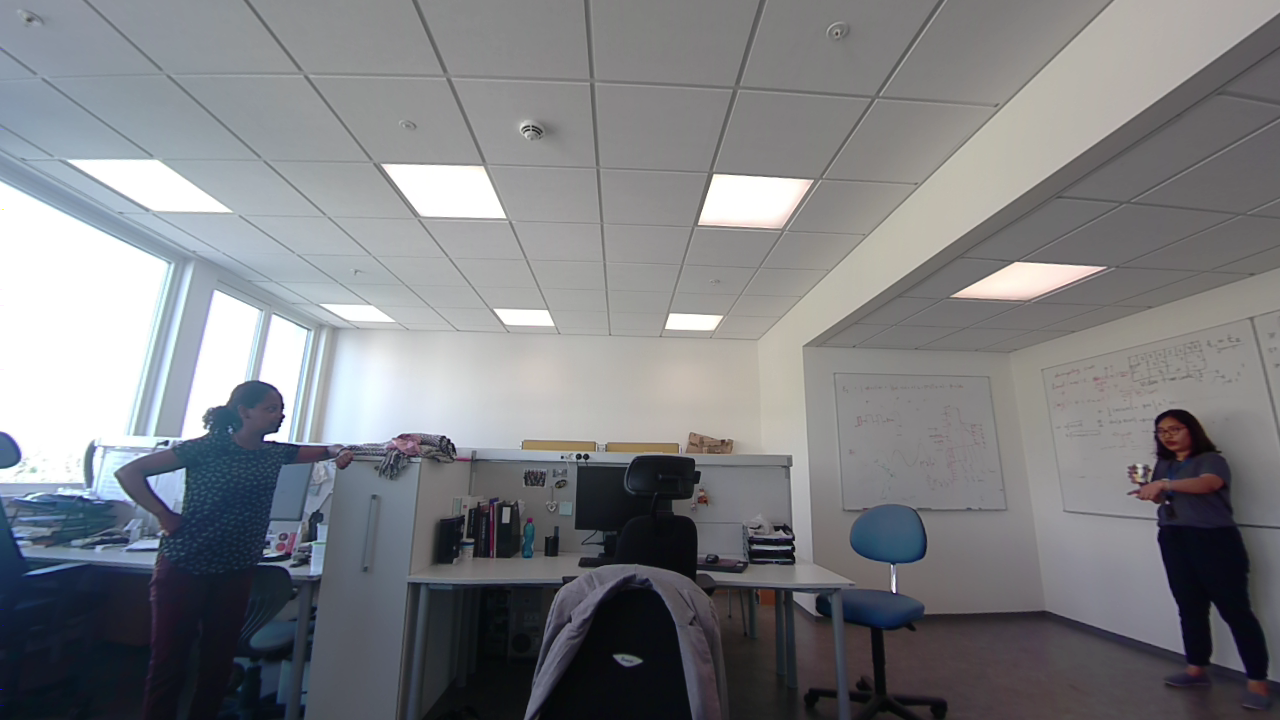
#> input picture inputs/images/2.png, 1280 x 720 px; its folder holds 5 pictures in this run
$ python Example.py   (older library calls are emulated)
#> lines starting #> are read from the running program, lines starting #| are printed output that depends on the picture; after the words box and inside, x2 and y2 are one past the last pixel; in counts of white or black regions, pixels touching at a corner belong together
### main_RBF.py
# -*- coding: utf-8 -*-
"""
Created on Fri Apr 26 12:49:55 2019
@author: mekides Assefa Abebe
@place:NTNU - ColourLab
"""
import cv2
import numpy as np
from matplotlib import pyplot as plt
#from scipy import *
#from scipy.interpolate import Rbf
#from numpy import linalg as LA
import numpy.matlib
import time
from os import listdir
from os.path import isfile, join
from RBF_Local_utils import *
from skimage.segmentation import felzenszwalb, slic, quickshift, watershed
from skimage.segmentation import mark_boundaries
from skimage.filters import threshold_otsu

def main_RBF(img,r,smap,strength,Es):
    """
    This is the main function which will compute the RBF interpolation of non-
    salient regions.
    Inputs:
        img: the input image
        r: the scaling factor. destination size = size of img * r
        smap: binary map of salient regions of ROI
        strength: the strength of the compression on the salient regions
                it is denoated as epislon in the corresponding paper
        Es: is the width/height of a single mesh element in number of pixels
    Output:
        img_out: retargeted image
    """
    start = time.time()

     #Generate mesh
    rows,cols,ch = img.shape
    ratioh = r[0]
    ratiow = r[1]
    rowsd = int(rows * ratioh)#target image width
    colsd = int(cols * ratiow)#target image height
    mesh_sizex = int(cols/Es)
    mesh_sizey = int(rows/Es)
    x = np.linspace(0,cols,mesh_sizex)
    y = np.linspace(0,rows,mesh_sizey)
    xv, yv = meshgrid(x, y, sparse=False, indexing='ij')
    #all nodes for the input image mesh
    pts = np.zeros((mesh_sizex * mesh_sizey,2))
    pts[:,0] = xv.reshape((mesh_sizex * mesh_sizey))
    pts[:,1] = yv.reshape((mesh_sizex * mesh_sizey))
#
#    ##assuming we have binary mask, combine close regions
    #for more structured RBF input and avoiding overlaping
#    #-------------------------------------------------------------------------
    smap_bw = smap
    smap_combined = merge_close_regions(smap_bw,rows,cols)
#    cv2.imshow('Binary mask1',smap_combined)
#    #-------------------------------------------------------------------------

#   Changing the connected components to bounding boxes
#   ---------------------------------------------------------------------------
    connectivity = 8
    # Perform the operation
    output = cv2.connectedComponentsWithStats(smap_combined,\
                                              connectivity,\
                                              cv2.CV_32S)
    stats = output[2]
    for rgns in range(1,stats.shape[0]):
        hl = max(stats[rgns,1] - mesh_sizey,0)
        hr = min(stats[rgns,1] + stats[rgns,3] + mesh_sizey,rows)
        wl = max(stats[rgns,0] - mesh_sizex,0)
        wr = min(stats[rgns,0] + + stats[rgns,2] + mesh_sizex,cols)
        smap_combined[hl:hr,wl:wr] = 255;
#   ---------------------------------------------------------------------------

    smap_bw_ctr = smap_combined.copy()
#    cv2.imshow('Binary mask2',smap_bw_ctr)
#   compute the total length and height of the connected components and their
#   centers
#   ---------------------------------------------------------------------------
    num_labels,labels,centroids,\
    x_length,y_length = compute_regions_stats(smap_bw_ctr)
#    --------------------------------------------------------------------------

#   ---------------------------------------------------------------------------
#   classfication of in and out-of-salient regions and pre-processing of
#   in-salient and boarder vertices
#   ---------------------------------------------------------------------------
    #choose vertices in the salient regions and scale them
    vs_insal = np.zeros((1,2),dtype=np.int32) #
    vs_outsal = np.zeros((1,2),dtype=np.int32) #
    vs_insal_dest = np.zeros((1,2),dtype=np.int32) #

    new_centroids = np.zeros(centroids.shape,dtype=int)
    pts_in_mark = np.zeros(pts.shape[0],dtype=int)
    new_r = np.zeros(centroids.shape,dtype=float)
    if num_labels > 0:
        for i in range(1,num_labels):
            mask = np.zeros(smap_bw.shape,np.uint8)
            mask[labels == i] = 255

#            cv2.imshow('mask' + str(i),mask)

            # computing centroid scaling constant based on the deformation
            # strength and available space in the destination image (colsd,rowsd)
            Rcols = (cols - x_length) * (1 - strength)
            Rrows = (rows - y_length) * (1 - strength)
            if (x_length + Rcols) < colsd:
                new_r[i,0] = 1
            else:
                new_r[i,0] = colsd /(x_length + Rcols)
            if (y_length + Rrows) < rowsd:
               new_r[i,1] = 1
            else:
                new_r[i,1] = rowsd/(y_length + Rrows)


            vs_insal_temp = np.zeros((1,2),dtype=np.int32)
            vs_insal_dest_temp = []

            pts_lr = np.minimum(np.fliplr(pts.astype("int")),\
                                       np.array([rows-1,cols-1]))
            pts_idx = mask[pts_lr[:,0],pts_lr[:,1]]
            vs_insal_temp = np.concatenate((vs_insal_temp,\
                                            pts[pts_idx > 0]),\
                                            axis=0)
            pts_in_mark[pts_idx > 0] = 1

            vs_insal = np.concatenate((vs_insal,vs_insal_temp[1:,:]), axis=0)
            new_centroids = centroids[i] * np.array([ratiow,ratioh])
            vs_insal_dest_temp = np.subtract(vs_insal_temp[1:,:],centroids[i])\
                                * new_r[i] + new_centroids
            #Adjust for boundary conditions
            vs_insal_dest_temp = correct_for_boundary(vs_insal_temp[1:,:],\
                                                      vs_insal_dest_temp,\
                                                      cols,rows,colsd,rowsd)

            vs_insal_dest = np.concatenate((vs_insal_dest,vs_insal_dest_temp),\
                                           axis=0)

        vs_insal = vs_insal[1:,:]
        vs_insal_dest = vs_insal_dest[1:,:]
        vs_outsal = pts[pts_in_mark < 1]

        #identify boundary vertices and remove them from out of salient list
        mask1 = vs_outsal[:,1] == 0
        bt = vs_outsal[mask1,:]
        vs_outsal = vs_outsal[np.logical_not(mask1),:]
        mask2 = vs_outsal[:,0] == 0
        bl = vs_outsal[mask2,:]
        vs_outsal = vs_outsal[np.logical_not(mask2),:]
        mask3 = vs_outsal[:,1] == rows
        bb = vs_outsal[mask3,:]
        vs_outsal = vs_outsal[np.logical_not(mask3),:]
        mask4 = vs_outsal[:,0] == cols
        br = vs_outsal[mask4,:]
        vs_outsal = vs_outsal[np.logical_not(mask4),:]

        #Retarget and combine boundary vertices
        bnd_vs = np.concatenate((bt,bl,bb,br), axis=0)
        bnd_vs_dest = bnd_vs * [[ratiow,ratioh]]
        pts_in = np.concatenate((bnd_vs,vs_insal), axis=0)
        pts_dest = np.concatenate((bnd_vs_dest,vs_insal_dest), axis=0)

    vs_outsal = np.array(vs_outsal,dtype=np.int32)
    pts_in = np.array(pts_in,dtype=np.int32)
    vs_insal = np.array(vs_insal,dtype=np.int32)
    pts_dest = np.array(pts_dest,dtype=np.int32)
    vs_insal_dest = np.array(vs_insal_dest,dtype=np.int32)

    end = time.time()
    print("preprocessing done in: %.4f time" % (end - start))
#   ---------------------------------------------------------------------------
#   compute the rbf interpolation of the out of salient region vertices
#   ---------------------------------------------------------------------------
    startrbf = time.time()
    gray_image = cv2.cvtColor(img, cv2.COLOR_BGR2GRAY)
    laplacian = np.uint8(np.absolute(cv2.Laplacian(gray_image,cv2.CV_64F))) / 256
    vs_outsal_dest = my_rbf_interpolation(pts_in,pts_dest,vs_outsal,laplacian,\
                                          [mesh_sizex,mesh_sizey])
    endrbf = time.time()
    print("RBF interpolation done in: %.4f time" % (endrbf - startrbf))

    vs_outsal_dest = np.array(vs_outsal_dest,dtype=np.int32)

##sorting the new pixel indexes and converting back to mesh for correction
#------------------------------------------------------------------------------
    pts_all_in = np.concatenate((pts_in,vs_outsal), axis=0)
    pts_all_dest = np.concatenate((pts_dest,vs_outsal_dest), axis=0)
    pts_in_final = np.zeros(pts.shape,dtype=np.int32)
    pts_dest_final = np.zeros(pts.shape,dtype=np.int32)
    for j in range(0,pts.shape[0]):
        idx1 = np.logical_and(np.absolute(pts_all_in[:,0] - pts[j,0]) < 1,\
                              np.absolute(pts_all_in[:,1] - pts[j,1]) < 1)
        pts_in_final[j,:] = np.average(pts_all_in[idx1,:], axis=0)
        pts_dest_final[j,:] = np.average(pts_all_dest[idx1,:], axis=0)

    pts_dest_meshx =  pts_dest_final[:,0].reshape((mesh_sizex , mesh_sizey))
    pts_dest_meshy =  pts_dest_final[:,1].reshape((mesh_sizex , mesh_sizey))

    pts_dest_meshx_median = np.zeros((mesh_sizex , 1),dtype=np.int32)
    pts_dest_meshy_median = np.zeros((1,mesh_sizey),dtype=np.int32)
    pts_dest_meshx_median[:,0] = np.median(pts_dest_meshx, axis=1)
    pts_dest_meshx_str = np.matlib.repmat(pts_dest_meshx_median,1,mesh_sizey)
    pts_dest_meshy_median[0,:] = np.median(pts_dest_meshy, axis=0)
    pts_dest_meshy_str = np.matlib.repmat(pts_dest_meshy_median,mesh_sizex,1)

    pts_dest_final[:,0] = pts_dest_meshx_str.reshape((mesh_sizex * mesh_sizey))
    pts_dest_final[:,1] = pts_dest_meshy_str.reshape((mesh_sizex * mesh_sizey))

    start = time.time()
#------------------------------------------------------------------------------
#delenouy triangulation and image warping
#------------------------------------------------------------------------------
    img_dest = np.zeros((int(rows * ratioh),int(cols * ratiow),3),np.uint8)
    img_dest[:] = 255
    pts_dest_final[pts_dest_final < 0] = 0
    pts_in_final[pts_in_final < 0] = 0

    # Define colors for drawing.
    delaunay_color = (255, 0, 255)
    # Define the space you want to partition using a rectangle
    rect = (0, 0, cols+1, rows+1)
    # Create an instance of Subdiv2D
    subdiv = cv2.Subdiv2D(rect);

     # Insert points into subdiv
    for p in pts_in_final:
        subdiv.insert((min(p[0,],cols),min(p[1,],rows)))

    # Draw delaunay triangles
    img_copy = img.copy()
    # Draw delaunay triangles
    draw_delaunay(img_copy, subdiv, (255, 255, 255) );
#    cv2.imshow(win_delaunay, img_copy)

    #get the triangles
    triangleList = subdiv.getTriangleList();
    size = img.shape
    r = (0, 0, size[1], size[0])
    img_out = np.zeros((rowsd,colsd,3), dtype = img.dtype)
    # Output image is set to white
#    trngls = 0;
    for t in triangleList :

        pt1_in = np.array([t[0], t[1]], dtype=np.int32)
        pt2_in = np.array([t[2], t[3]], dtype=np.int32)
        pt3_in = np.array([t[4], t[5]], dtype=np.int32)
        is_salient1 = vs_insal == pt1_in
        is_salient2 = vs_insal == pt2_in
        is_salient3 = vs_insal == pt3_in
        if np.any(np.logical_and(is_salient1[:,0],is_salient1[:,1]))\
           and np.any(np.logical_and(is_salient2[:,0],is_salient2[:,1]))\
           and np.any(np.logical_and(is_salient3[:,0],is_salient3[:,1])):
             delaunay_color = (255,0,255)
        else:
            delaunay_color = (255,0,0)
#        print('triangles:',pt1_in,pt2_in,pt3_in)
        if rect_contains(r, pt1_in) and rect_contains(r, pt2_in)\
           and rect_contains(r, pt3_in) :
            pts1s = pts_in_final == pt1_in
            pts1s = np.logical_and(pts1s[:,0],pts1s[:,1])
            pts1_out = pts_dest_final[pts1s,:]
            pts2s = pts_in_final == pt2_in
            pts2s = np.logical_and(pts2s[:,0],pts2s[:,1])
            pts2_out = pts_dest_final[pts2s,:]
            pts3s = pts_in_final == pt3_in
            pts3s = np.logical_and(pts3s[:,0],pts3s[:,1])
            pts3_out = pts_dest_final[pts3s,:]

            cv2.line(img_dest,(pts1_out[0][0],pts1_out[0][1]),\
                     (pts2_out[0][0],pts2_out[0][1]), delaunay_color,1)
            cv2.line(img_dest, (pts2_out[0][0],pts2_out[0][1]),\
                     (pts3_out[0][0],pts3_out[0][1]), delaunay_color,1)
            cv2.line(img_dest, (pts3_out[0][0],pts3_out[0][1]),\
                     (pts1_out[0][0],pts1_out[0][1]), delaunay_color,1)

            #----------------------------------------------------------------------
            #Triangular warping
            #----------------------------------------------------------------------
            # Define input and output triangles
            tri1 = np.float32([[pt1_in, pt2_in,pt3_in]])
            tri2 = np.float32([[pts1_out[0],pts2_out[0],pts3_out[0]]])
    #        print(tri2)
            # Find bounding box.
            r1 = cv2.boundingRect(tri1)
            r2 = cv2.boundingRect(tri2)
            # Offset points by left top corner of the
            # respective rectangles
            tri1Cropped = []
            tri2Cropped = []

            for i in range(0, 3):
              tri1Cropped.append(((tri1[0][i][0] - r1[0]),\
                                  (tri1[0][i][1] - r1[1])))
              tri2Cropped.append(((tri2[0][i][0] - r2[0]),\
                                  (tri2[0][i][1] - r2[1])))

            # Apply warpImage to small rectangular patches
            img1Cropped = img[r1[1]:min(r1[1] + r1[3],rows),\
                              r1[0]:min(r1[0] + r1[2],cols)]
            # Given a pair of triangles, find the affine transform.
            warpMat = cv2.getAffineTransform( np.float32(tri1Cropped),\
                                             np.float32(tri2Cropped) )
            # Apply the Affine Transform just found to the src image
            img2Cropped = cv2.warpAffine( img1Cropped, warpMat,\
                                         (min(r2[2],colsd), min(r2[3],rowsd)),\
                                         None, flags=cv2.INTER_LINEAR,\
                                         borderMode=cv2.BORDER_REFLECT_101 )
            # Get mask by filling triangle
            mask = np.zeros((min(r2[3],rowsd), min(r2[2],colsd), 3),\
                            dtype = np.float32)
            cv2.fillConvexPoly(mask, np.int32(tri2Cropped),\
                               (1.0, 1.0, 1.0), 16, 0);

            # Apply mask to cropped region
            img2Cropped = img2Cropped * mask

            # Copy triangular region of the rectangular patch to the output image
            crop_shape = img_out[r2[1]:min(r2[1]+r2[3],rowsd),\
                                 r2[0]:min(r2[0]+r2[2],colsd)].shape
            if crop_shape[0] != 0 and crop_shape[1] != 0:
                img_out[r2[1]:min(r2[1]+r2[3],rowsd),r2[0]:min(r2[0]+r2[2],colsd)]\
                = img_out[r2[1]:min(r2[1]+r2[3],rowsd),r2[0]:min(r2[0]+r2[2],colsd)]\
                * ( (1.0, 1.0, 1.0) - mask[0:min(r2[1]+r2[3],rowsd) - r2[1],\
                   0:min(r2[0]+r2[2],colsd)-r2[0]])

                img_out[r2[1]:min(r2[1]+r2[3],rowsd),r2[0]:min(r2[0]+r2[2],colsd)]\
                = img_out[r2[1]:min(r2[1]+r2[3],rowsd),r2[0]:min(r2[0]+r2[2],colsd)]\
                + img2Cropped[0:min(r2[1]+r2[3],rowsd) - r2[1],\
                              0:min(r2[0]+r2[2],colsd)-r2[0]]
    end = time.time()
    print("Image warping done in: %.4f time" % (end - start))
    #--------------------------------------------------------------------------
    return img_out, img_dest

### Example.py
# -*- coding: utf-8 -*-
"""
Created on Fri Apr 26 12:49:55 2019
@author: mekides Assefa Abebe
@place:NTNU - ColourLab
"""
import cv2
import numpy as np
from RBF_Local_utils import *
from main_RBF import main_RBF
#file locations
img_path = 'inputs/images/'
mask_path = 'inputs/masks/'
output_path = 'outputs/'

#Read the input image and its corresponding region of interest mask
img = cv2.imread(img_path + '2.png')
#> img is the input picture: shape (720, 1280, 3); mean B, G, R 130.4, 126.8, 125.5
msk = cv2.imread(mask_path + '2.png_msk.png',cv2.IMREAD_GRAYSCALE)
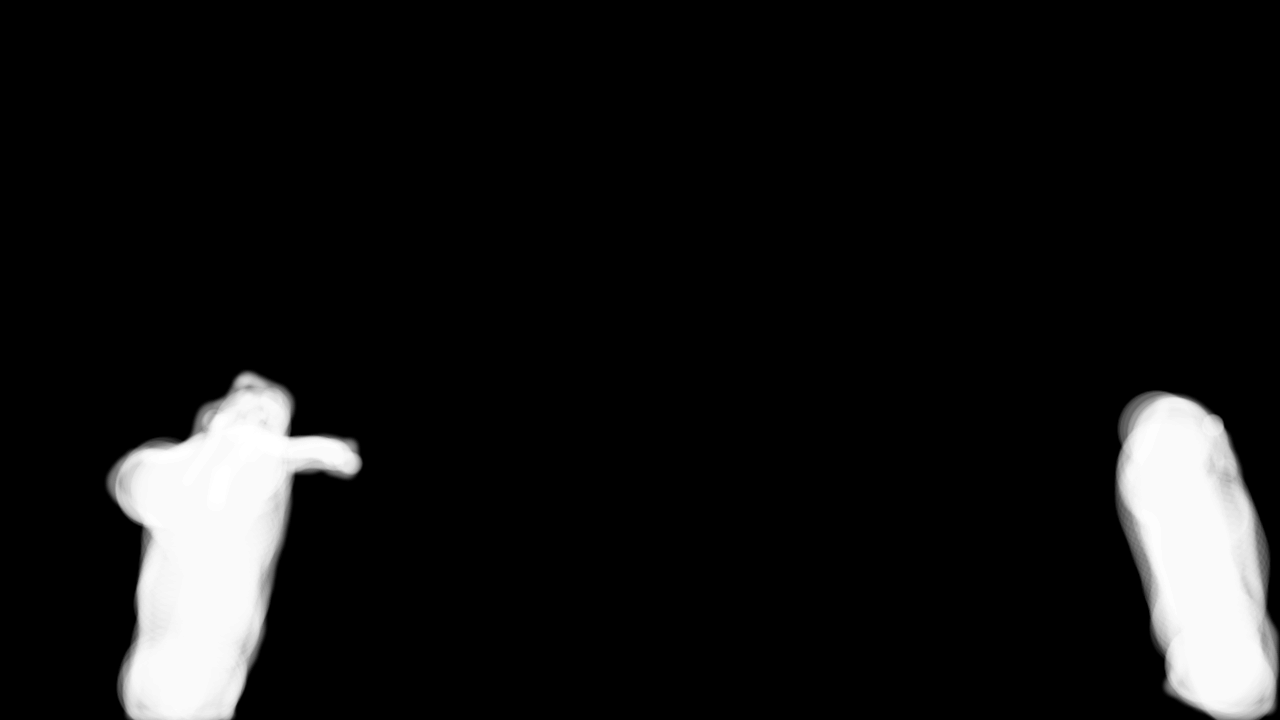
#> input picture inputs/masks/2.png_msk.png, 1280 x 720 px
#> msk is the input picture: shape (720, 1280); min 0, max 255, mean 21.1
#Since my ROI image is grayscale image, we need to convert it to binary image
#first
ret,bmask = cv2.threshold(msk,2,255,0)
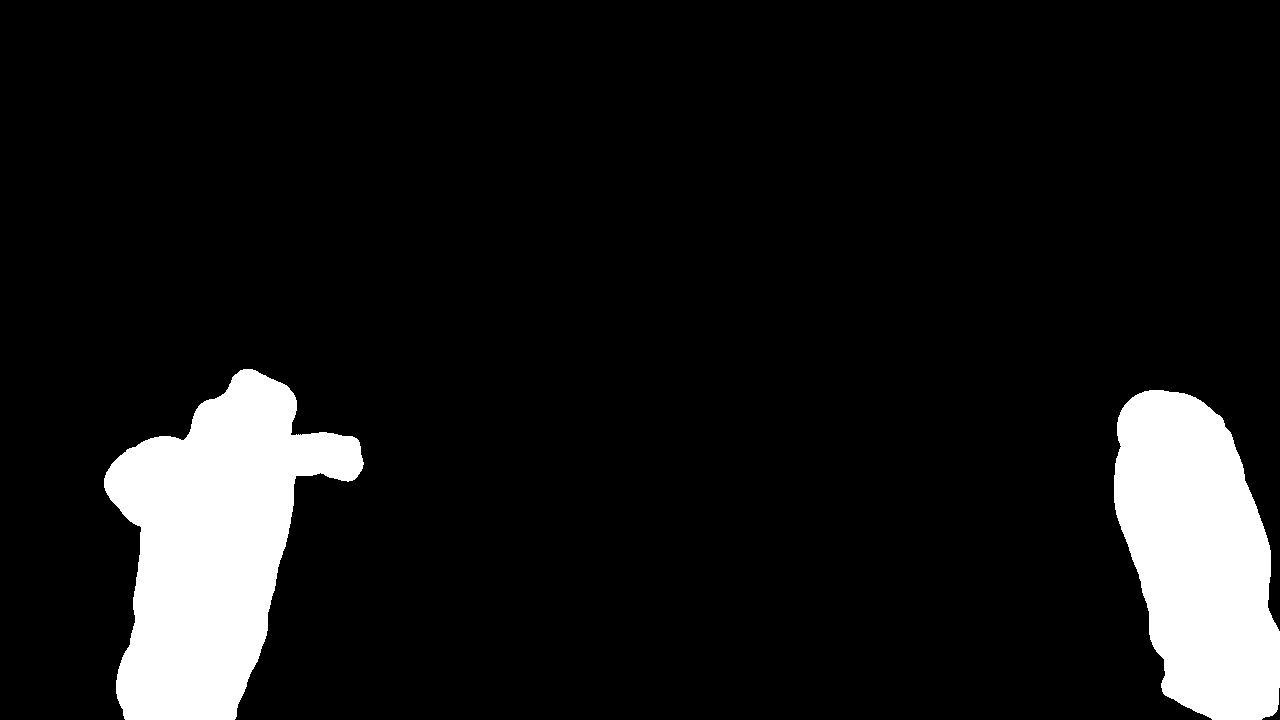
#> bmask: shape (720, 1280); 9.7% white; 2 white regions, box (x1, y1, x2, y2) and area: (104, 369, 364, 720) 50059, (1114, 390, 1280, 720) 39670

#define the parameters
r = np.array([0.6,0.8]) # the scaling factor output_size = input_size * r
epislon = 0.99 # The strength parameter, takes values in the interval (0,1)
Es = 30 #mesh element size in pixels (single element = Es x Es pixels)

img_out,mesh = main_RBF(img,r,bmask,epislon,Es)
#> (the run stopped early here; a loop or call above may not have finished)
